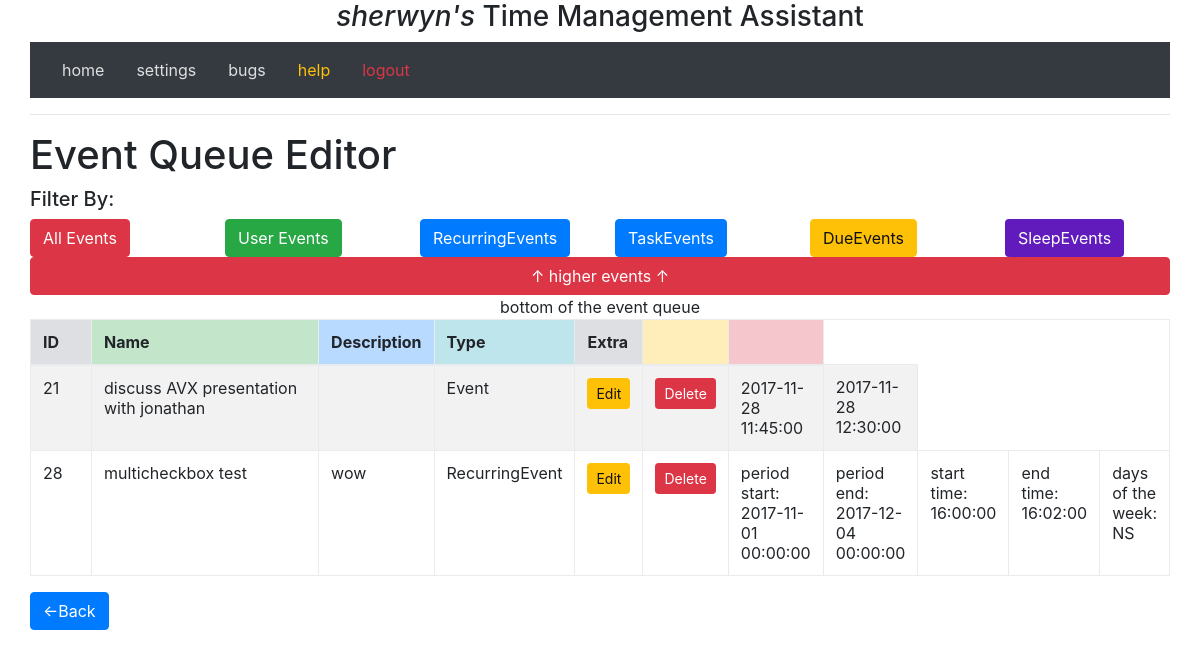
The page /edit_queue/2?filt= (signed in) on the database as committed earlier.
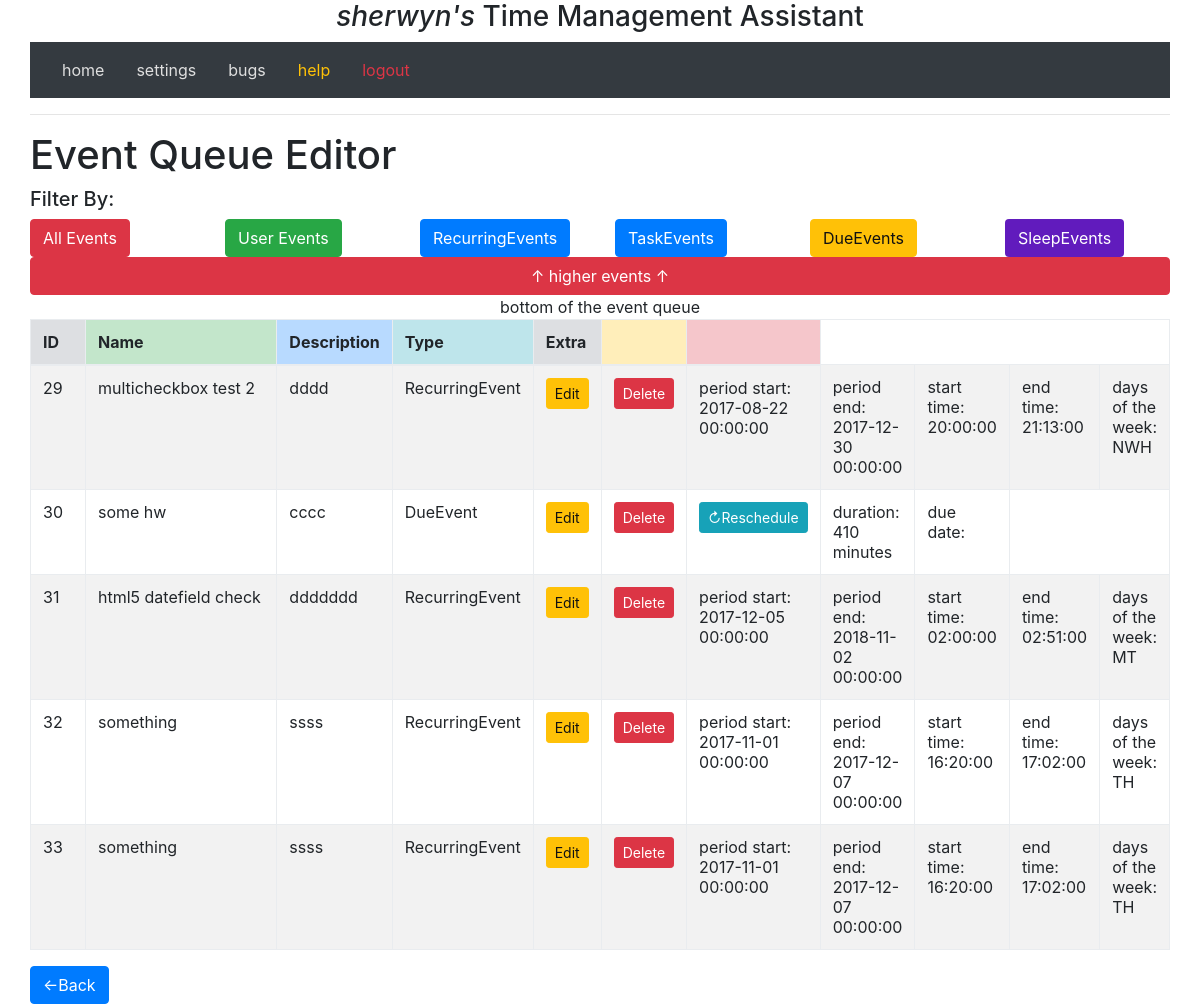
The same page on the database as committed later.
### project/models.py (models this page shows, shortened)
class User(UserMixin, db.Model):
    __tablename__ = 'users'
    id       = db.Column(db.Integer, primary_key=True, unique=True)
    nickname = db.Column(db.String(64), nullable=True, index=True, unique=False)
    email    = db.Column(db.String(256), nullable=False, unique=True)
    phone    = db.Column(db.String(256), nullable=True,index=True, unique=False)
    cellphone_provider = db.Column(db.String(256), nullable=True, index=True, unique=False)
    reminder_frequency = db.Column(db.Time, nullable=True, index=True, unique=False)
    last_reminder = db.Column(db.DateTime, nullable=True, index=True, unique=False)
    events  = db.relationship('UserEvent', backref='author', lazy='dynamic')
    scheduleevents = db.relationship('UserScheduleEvent', backref='author', lazy='dynamic')
    @property
    def is_authenticated(self):
        return True

class UserEvent(db.Model):
    __tablename__ = 'events'
    user_id = db.Column(db.Integer, db.ForeignKey('users.id'))
    id = db.Column(db.Integer, primary_key=True)
    type = db.Column(db.String(128), nullable=True, index=True, unique=False) # Event, RecurringEvent, TaskEvent, etc
    name    = db.Column(db.String(128), nullable=True, index=True, unique=False)
    desc    = db.Column(db.String(1024), nullable=True, index=True, unique=False)
    priority = db.Column(db.Integer, nullable=True, index=True, unique=False)
    start   = db.Column(db.DateTime)
    end     = db.Column(db.DateTime)
    taskEvent_done      = db.Column(db.Boolean)
    taskEvent_duration = db.Column(db.Integer)
    dueEvent_due = db.Column(db.DateTime)
    assignmentEvent_courseid = db.Column(db.String(64), nullable=True, unique=False)
    assignmentEvent_coursename = db.Column(db.String(64), nullable=True, unique=False)
    recEvent_period_start = db.Column(db.DateTime)
    recEvent_period_end   = db.Column(db.DateTime)
    recEvent_start_time   = db.Column(db.Time)
    recEvent_end_time     = db.Column(db.Time)
    recEvent_daystr       = db.Column(db.String(64), nullable=True, unique=False)

### project/views.py (the view)
@app.route('/edit_queue/', methods=['GET', 'POST'])
@app.route('/edit_queue/<int:page>', methods=['GET', 'POST'])
@login_required
def edit_queue(page=1):
    filt = request.args.get('filt')
    print("using filter %s" % filt)
    if filt in ('Event','RecurringEvent','TaskEvent','DueEvent','SleepEvent'):
        events = current_user.events.filter_by(type=filt).paginate(page,EVENTS_PER_PAGE, False)
    else:
        events = current_user.events.paginate(page, EVENTS_PER_PAGE, False)
    return render_template('edit_queue.html', event_queue=events)

### project/views.py (called while the page is built)
@login_manager.user_loader
def load_user(id):
    return User.query.get(int(id))

### project/templates/edit_queue.html
{% extends 'base.html' %}
{% block content %}
<h1>Event Queue Editor</h1>
    <h5>Filter By:</h5>
    <div class="row">
        <div class='col-sm'>
            <a class="btn btn-danger " role="button" href="{{ url_for('edit_queue') }}">All Events</a>
        </div>
        <div class='col-sm'>
            <a class="btn btn-success" role="button" href="{{ url_for('edit_queue', filt='Event') }}">User Events</a>
        </div>
        <div class='col-sm'>
            <a class="btn btn-primary" role="button" href="{{ url_for('edit_queue', filt='RecurringEvent') }}">RecurringEvents</a>
        </div>
        <div class='col-sm'>
            <a class="btn btn-primary" role="button" href="{{ url_for('edit_queue', filt='TaskEvent') }}">TaskEvents</a>
        </div>
        <div class='col-sm'>
            <a class="btn btn-warning" role="button" href="{{ url_for('edit_queue', filt='DueEvent') }}">DueEvents</a>
        </div>
        <div class='col-sm'>
            <a class="btn btn-sample " role="button" href="{{ url_for('edit_queue', filt='SleepEvent') }}">SleepEvents</a>
        </div>
    </div>
{% if event_queue.items|length < 1 %}
<p>Nothing on the queue!</p>
{% else %}
<center>
    <div>
        {% if event_queue.has_prev %}
            <a class=" btn btn-danger btn-space btn-block" role="button" href="{{ url_for('edit_queue', filt=filt, page=event_queue.prev_num) }}">↑ higher events ↑</a>
        {% else %}
        <div>top of the event queue</div>
        {% endif %}
    </div>
    <div>
        {% if event_queue.has_next %}
            <a class="btn btn-primary btn-space btn-block" role="button" href="{{ url_for('edit_queue', filt=filt, page=event_queue.next_num) }}">↓ lower events ↓</a>
        {% else %}
            <div>bottom of the event queue</div>
        {% endif %}
    </div>
<table class="table table-striped table-bordered">
    <thead>
        <th class="col-sm-2 table-secondary"   >ID</th>
        <th class="table-success"   >Name</th>
        <th class="table-primary"   >Description</th>
        <th class="table-info"      >Type</th>
         <th class="table-secondary">Extra</th>
        <th class="table-warning"   ></th>
        <th class="table-danger"   ></th>
    </thead>
    <tbody data-link="row">
        {% for e in event_queue.items %}
        <tr>
            <td class="col-sm-2">{{ e.id }}</td>
            <td class="col">{{ e.name }}</td>
            <td class="col">{{ e.desc }}</td>
            <td class="col">{{ e.type }}</td>
            <td class="col-sm"><a href="{{ url_for('edit_event', id=e.id) }}" class="btn btn-sm btn-warning" role="button">Edit</a></td>
            <td class="col-sm"><a href="{{ url_for('delete_event', id=e.id) }}" class="btn btn-sm btn-danger" role="button">Delete</a></td>
          {% if e.type == "Event" %}
            <td class="col">{{ e.start }}</td>
            <td class="col">{{ e.end }}</td>
            {% elif e.type == "RecurringEvent" or e.type == "SleepEvent" %}
            <td class="col">period start: {{ e.recEvent_period_start }}</td>
            <td class="col">period end: {{ e.recEvent_period_end }}</td>
            <td class="col">start time: {{ e.recEvent_start_time }}</td>
            <td class="col">end time: {{ e.recEvent_end_time }}</td>
            <td class="col">days of the week: {{ e.recEvent_daystr }}</td>
            {% elif e.type == "TaskEvent" or e.type == "DueEvent" %}
            <td class="col-sm"><a href="{{ url_for('reschedule_task', id=e.id) }}" class="btn btn-sm btn-info" role="button">↻Reschedule</a></td>
            <td class="col">duration: {{ e.taskEvent_duration }} minutes</td>
            {% if e.type == "DueEvent" %}
            <td class="col">due date: {{ dueEvent_due }}</td>
            {% endif %}
            {% endif %}
        </tr>
        {% endfor %}
    </tbody>
</table>
</center>
{% endif %}
<a class="btn btn-primary btn-space" role="button" href="{{ url_for('index') }}">←Back</a>
{% endblock %}

### project/templates/base.html (shortened to what this page needs)
<html>
    <head>
        <link href="/static/css/bootstrap.min.css" rel="stylesheet" media="screen">
        <link href="/static/css/custom.css" rel="stylesheet" media="screen">
    </head>
    <body>
        <div class="container">
            <center><h3>{% if current_user.is_authenticated %}<span class="font-italic">{{ current_user.nickname }}'s </span>{% endif %}<span class="font-bold">Time Management Assistant</span></h3></center>
            <nav class="navbar navbar-expand-lg navbar-light bg-dark">
                <a class='nav-link' href="{{ url_for('index') }}">home</a>
                {% if current_user.is_authenticated %}
                <a class='nav-link' href="{{ url_for('edit') }}">settings</a>
                {% endif %}
                <a class='nav-link' href="https://gitreports.com/issue/ika-musuko/tma/">bugs</a>
                <a class='nav-link' href="{{ url_for('help') }}"><span class="text-warning">help</span></a>
                {% if current_user.is_authenticated %}
                <a class='nav-link' href="{{ url_for('logout') }}"><span class="text-danger">logout</span></a>
                {% else %}
                <a class='nav-link' href="{{ url_for('login') }}"><span class="text-success">login</span></a>
                {% endif %}
            </nav>
        <hr>
        <div class="container">
            <div class="content">
                {% block content %}
                {% endblock %}
            </div>
        </div>
    </body>
</html>

### project/static/css/custom.css (style rules this page uses)
.content { padding: 0px 0px; }
.container { border-radius: 6px; padding: 0px; }
.navbar a:link { color: #dfdfdf; text-decoration: none; }
.btn-sample { color: #ffffff; background-color: #611BBD; }

Rows that differ between the two databases and show on the page:
removed UserEvent: id "21", name "discuss AVX presentation with jonathan", type "Event", start "2017-11-28 11:45:00", end "2017-11-28 12:30:00"
no longer on this page (row unchanged): UserEvent: id "28", name "multicheckbox test", desc "wow", type "RecurringEvent", recEvent_period_start "2017-11-01 00:00:00", recEvent_period_end "2017-12-04 00:00:00", recEvent_start_time "16:00:00", recEvent_end_time "16:02:00", recEvent_daystr "NS"
added UserEvent: id "29", name "multicheckbox test 2", desc "dddd", type "RecurringEvent", recEvent_period_start "2017-08-22 00:00:00", recEvent_period_end "2017-12-30 00:00:00", recEvent_start_time "20:00:00", recEvent_end_time "21:13:00", recEvent_daystr "NWH"
added UserEvent: id "30", name "some hw", desc "cccc", type "DueEvent", taskEvent_duration "410"
added UserEvent: id "31", name "html5 datefield check", desc "ddddddd", type "RecurringEvent", recEvent_period_start "2017-12-05 00:00:00", recEvent_period_end "2018-11-02 00:00:00", recEvent_start_time "02:00:00", recEvent_end_time "02:51:00", recEvent_daystr "MT"
added UserEvent: id "32", name "something", desc "ssss", type "RecurringEvent", recEvent_period_start "2017-11-01 00:00:00", recEvent_period_end "2017-12-07 00:00:00", recEvent_start_time "16:20:00", recEvent_end_time "17:02:00", recEvent_daystr "TH"
added UserEvent: id "33", name "something", desc "ssss", type "RecurringEvent", recEvent_period_start "2017-11-01 00:00:00", recEvent_period_end "2017-12-07 00:00:00", recEvent_start_time "16:20:00", recEvent_end_time "17:02:00", recEvent_daystr "TH"
